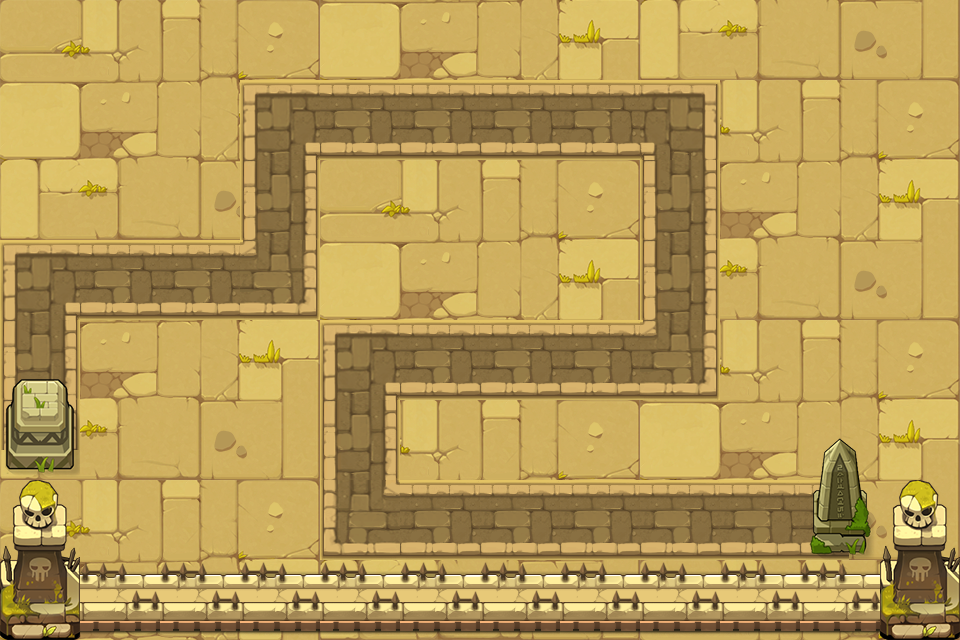

A 2D game scene composited from a Tiled map and its tileset images. What follows is a short description and the map's XML, with each tile layer's data collapsed to a summary:
An orthogonal 12x8 tile map with 80x80 px tiles, 3 tile layers (background, road, object) and 14 objects (P0, P1, P2, P3, P4, ...).

<map version="1.0" tiledversion="1.0.3" orientation="orthogonal" renderorder="right-down" width="12" height="8" tilewidth="80" tileheight="80" nextobjectid="17">
 <tileset firstgid="1" source="chengshi.tsx" />
 <layer name="background" width="12" height="8">
  <data>[96 cells, 96 non-empty, 12 distinct tile ids]</data>
 </layer>
 <layer name="road" width="12" height="8">
  <data>[96 cells, 28 non-empty, 8 distinct tile ids]</data>
 </layer>
 <layer name="object" width="12" height="8">
  <data>[96 cells, 18 non-empty, 7 distinct tile ids]</data>
 </layer>
 <objectgroup name="path" visible="0">
  <object id="1" name="P0" x="40" y="360" />
  <object id="2" name="P1" x="40" y="280" />
  <object id="3" name="P2" x="280" y="280" />
  <object id="4" name="P3" x="280" y="120" />
  <object id="5" name="P4" x="680" y="120" />
  <object id="6" name="P5" x="680" y="360" />
  <object id="7" name="P6" x="360" y="360" />
  <object id="8" name="P7" x="360" y="520" />
  <object id="9" name="P8" x="800" y="520" />
  <object id="10" name="O0" x="0" y="80" width="240" height="160" />
  <object id="11" name="O1" x="80" y="320" width="240" height="240" />
  <object id="12" name="O2" x="320" y="160" width="320" height="160" />
  <object id="14" name="O3" x="720" y="80" width="240" height="320" />
  <object id="15" name="O4" x="400" y="400" width="400" height="80" />
 </objectgroup>
</map>
